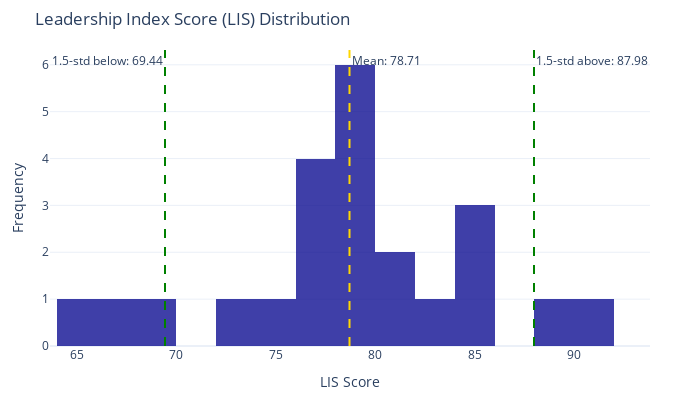

The notebook cell this image was saved under:
### Code cell
histogram_chart(lis_data)

### Figure 1 — Plotly figure (JSON) as saved in the notebook; plotly's stock layout.template omitted (floating-point values rounded to 4 significant figures)
{"data": [{"marker": {"color": "darkblue"}, "name": "LIS", "nbinsx": 20, "opacity": 0.75, "type": "histogram", "x": [90.5, 73.31, 78.63, 78.63, 84.86, 68.45, 77.31, 76.66, 88.48, 81.08, 79.08, 64.3, 67.23, 83.43, 79.03, 78.58, 81.03, 77.85, 75.96, 84.19, 76.46, 79.57, 85.66]}], "layout": {"annotations": [{"showarrow": false, "text": "Mean: 78.71", "x": 78.71, "xanchor": "left", "xref": "x", "y": 1, "yanchor": "top", "yref": "y domain"}, {"showarrow": false, "text": "1.5-std below: 69.44", "x": 69.44, "xanchor": "right", "xref": "x", "y": 1, "yanchor": "top", "yref": "y domain"}, {"showarrow": false, "text": "1.5-std above: 87.98", "x": 87.98, "xanchor": "left", "xref": "x", "y": 1, "yanchor": "top", "yref": "y domain"}], "height": 400, "margin": {"b": 50, "l": 50, "r": 50, "t": 50}, "shapes": [{"line": {"color": "gold", "dash": "dash"}, "type": "line", "x0": 78.71, "x1": 78.71, "xref": "x", "y0": 0, "y1": 1, "yref": "y domain"}, {"line": {"color": "green", "dash": "dash"}, "type": "line", "x0": 69.44, "x1": 69.44, "xref": "x", "y0": 0, "y1": 1, "yref": "y domain"}, {"line": {"color": "green", "dash": "dash"}, "type": "line", "x0": 87.98, "x1": 87.98, "xref": "x", "y0": 0, "y1": 1, "yref": "y domain"}], "title": {"text": "Leadership Index Score (LIS) Distribution"}, "width": 700, "xaxis": {"title": {"text": "LIS Score"}}, "yaxis": {"title": {"text": "Frequency"}}}}
